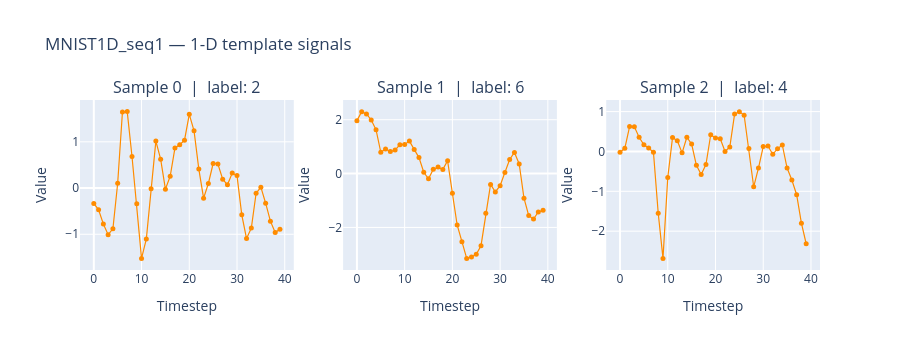

Source (notebook cell):
### Markdown cell above
### 5.3  MNIST1D_seq1 — 1-D signal time series

### Code cell
X_1d, labels_1d = load_data_as_sequence("MNIST1D_seq1", local=True, label_every_step=False)
info_1d          = load_data("MNIST1D_seq1", local=True)["info"]

print(f"MNIST1D_seq1 info: {info_1d}")
print(f"X_seq shape: {X_1d.shape}")

sample_indices_1d = [0, 1, 2]
fig = make_subplots(
    rows=1, cols=3,
    subplot_titles=[
        f"Sample {i}  |  label: {int(np.argmax(labels_1d[i]))}"
        for i in sample_indices_1d
    ],
)

for col, idx in enumerate(sample_indices_1d, start=1):
    signal = X_1d[idx, :, 0]
    fig.add_trace(
        go.Scatter(
            y=signal,
            mode='lines+markers',
            marker=dict(size=5),
            line=dict(color='darkorange', width=1.2),
            showlegend=False,
        ),
        row=1, col=col,
    )
    fig.update_xaxes(title_text="Timestep", row=1, col=col)
    fig.update_yaxes(title_text="Value", row=1, col=col)

fig.update_layout(
    title="MNIST1D_seq1 — 1-D template signals",
    height=350,
)
fig.show()

### Figure 1 — Plotly figure (JSON) as saved in the notebook; plotly's stock layout.template omitted (floating-point values rounded to 4 significant figures)
{"data": [{"line": {"color": "darkorange", "width": 1.2}, "marker": {"size": 5}, "mode": "lines+markers", "showlegend": false, "type": "scatter", "xaxis": "x", "y": [-0.332, -0.4719, -0.7787, -1.01, -0.8824, 0.1039, 1.643, 1.653, 0.6831, -0.3426, -1.521, -1.104, -0.01709, 1.015, 0.6236, -0.02391, 0.2541, 0.8674, 0.9354, 1.036, 1.593, 1.237, 0.4102, -0.2198, 0.09806, 0.5302, 0.5203, 0.19, 0.07044, 0.3243, 0.2686, -0.5791, -1.093, -0.8646, -0.1135, 0.0195, -0.3282, -0.7167, -0.962, -0.8902], "yaxis": "y"}, {"line": {"color": "darkorange", "width": 1.2}, "marker": {"size": 5}, "mode": "lines+markers", "showlegend": false, "type": "scatter", "xaxis": "x2", "y": [1.965, 2.3, 2.213, 1.989, 1.628, 0.7912, 0.9113, 0.8207, 0.8743, 1.068, 1.083, 1.206, 0.8981, 0.5931, 0.04894, -0.1925, 0.1597, 0.2407, 0.1543, 0.4733, -0.7296, -1.909, -2.53, -3.149, -3.099, -2.999, -2.678, -1.478, -0.4025, -0.6825, -0.4505, 0.04169, 0.5253, 0.7852, 0.3544, -0.9154, -1.561, -1.688, -1.426, -1.364], "yaxis": "y2"}, {"line": {"color": "darkorange", "width": 1.2}, "marker": {"size": 5}, "mode": "lines+markers", "showlegend": false, "type": "scatter", "xaxis": "x3", "y": [-0.0193, 0.07863, 0.6249, 0.6191, 0.3565, 0.1656, 0.08748, -0.01996, -1.552, -2.682, -0.653, 0.35, 0.2698, -0.0351, 0.3566, 0.1857, -0.3466, -0.5793, -0.3293, 0.4209, 0.3373, 0.3192, -0.002018, 0.1127, 0.9376, 0.9992, 0.9081, 0.07319, -0.8865, -0.4164, 0.1213, 0.135, -0.07064, 0.07095, 0.1625, -0.4174, -0.7167, -1.086, -1.798, -2.315], "yaxis": "y3"}], "layout": {"annotations": [{"font": {"size": 16}, "showarrow": false, "text": "Sample 0  |  label: 2", "x": 0.1444, "xanchor": "center", "xref": "paper", "y": 1, "yanchor": "bottom", "yref": "paper"}, {"font": {"size": 16}, "showarrow": false, "text": "Sample 1  |  label: 6", "x": 0.5, "xanchor": "center", "xref": "paper", "y": 1, "yanchor": "bottom", "yref": "paper"}, {"font": {"size": 16}, "showarrow": false, "text": "Sample 2  |  label: 4", "x": 0.8556, "xanchor": "center", "xref": "paper", "y": 1, "yanchor": "bottom", "yref": "paper"}], "height": 350, "title": {"text": "MNIST1D_seq1 — 1-D template signals"}, "xaxis": {"anchor": "y", "domain": [0, 0.2889], "title": {"text": "Timestep"}}, "xaxis2": {"anchor": "y2", "domain": [0.3556, 0.6444], "title": {"text": "Timestep"}}, "xaxis3": {"anchor": "y3", "domain": [0.7111, 1], "title": {"text": "Timestep"}}, "yaxis": {"anchor": "x", "domain": [0, 1], "title": {"text": "Value"}}, "yaxis2": {"anchor": "x2", "domain": [0, 1], "title": {"text": "Value"}}, "yaxis3": {"anchor": "x3", "domain": [0, 1], "title": {"text": "Value"}}}}
